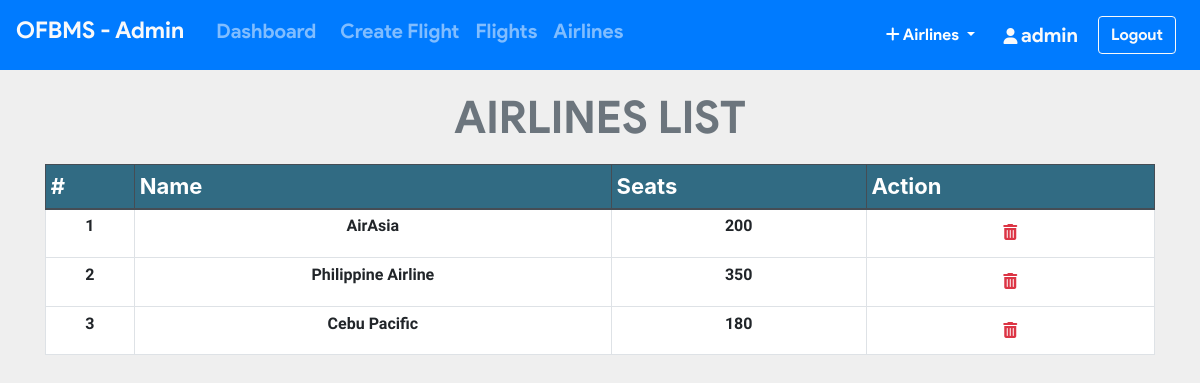
Page /admin/list_airlines.php (signed in) on the committed database.
### tables this page shows
CREATE TABLE `airline` (
  `airline_id` int(11) NOT NULL,
  `name` varchar(20) NOT NULL,
  `seats` int(11) NOT NULL
);

### admin/list_airlines.php (the view, shortened to what this page needs)
<?php include_once 'header.php'; ?>
<?php include_once 'footer.php';
require '../helpers/init_conn_db.php';?>
    <main>
        <?php if(isset($_SESSION['adminId'])) { ?>
          <div class="container-md mt-2">
            <h1 class="display-4 text-center text-secondary"
              >AIRLINES LIST</h1>
              <table class="table table-sm table-bordered">
              <thead class="thead-dark">
                <tr>
                  <th scope="col">#</th>
                  <th scope="col">Name</th>
                  <th scope="col">Seats</th>
                  <th scope="col">Action</th>
                </tr>
              </thead>
              <tbody>
                <?php
                $cnt=1;
                $sql = 'SELECT * FROM airline ORDER BY airline_id ASC';
                $stmt = mysqli_stmt_init($conn);
                mysqli_stmt_prepare($stmt,$sql);
                mysqli_stmt_execute($stmt);
                $result = mysqli_stmt_get_result($stmt);
                while ($row = mysqli_fetch_assoc($result)) {
                  echo "
                  <tr class='text-center'>
                    <td scope='row'>".$cnt." </a> </td>
                    <td>".$row['name']."</td>
                    <td>".$row['seats']."</td>
                    <td>
                    <form action='list_airlines.php' method='post'>
                      <input name='airline_id' type='hidden' value=".$row['airline_id'].">
                      <button  class='btn' type='submit' name='del_airlines'>
                      <i class='text-danger fa fa-trash'></i></button>
                    </form>
                    </td>
                  </tr>
                  ";
               $cnt++; }
                ?>
              </tbody>
            </table>
          </div>
        <?php } ?>
    </main>

### admin/header.php (style rules this page uses)
.table .thead-dark th { background-color: #316b83; }

### admin/list_airlines.php (style rules this page uses)
table { background-color: white; }
h1 { margin-top: 20px; margin-bottom: 20px; font-family: 'product sans'; font-size: 45px !important; font-weight: lighter; }
body { background-color: #efefef; }
th { font-size: 22px; }
td { margin-top: 10px !important; font-size: 16px; font-weight: bold; font-family: 'Assistant', sans-serif !important; }

### rows in the picture
airline: name "AirAsia", seats "200"
airline: name "Philippine Airline", seats "350"
airline: name "Cebu Pacific", seats "180"

### other values in the picture
$_SESSION['adminUname'] "admin"
